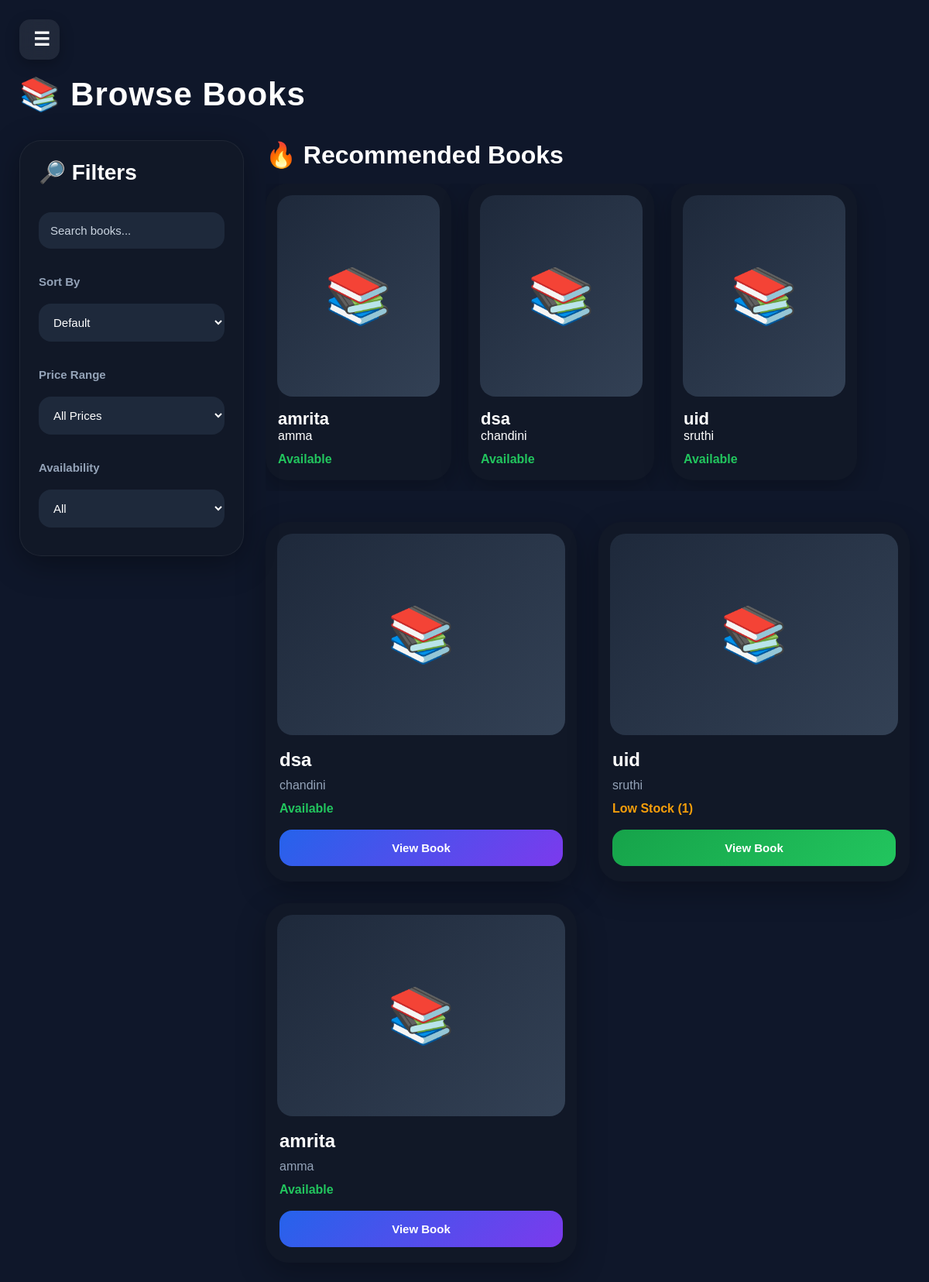
Screenshot of /books/1 (signed in) with the database file from the repository.
### tables this page shows
CREATE TABLE books(
        id INTEGER PRIMARY KEY AUTOINCREMENT,
        owner_id INTEGER,
        name TEXT,
        author TEXT,
        summary TEXT,
        quantity INTEGER DEFAULT 0,
        price INTEGER DEFAULT 0,
        max_days INTEGER DEFAULT 7,
        fine_per_day INTEGER DEFAULT 1,
        image TEXT
    );

### smart_library/app.py (the view)
@app.route("/books/<int:id>")
def books_page(id):
    if session.get("user_type") != "customer":
        return redirect("/customer_login")
    conn = get_db()
    cur = conn.cursor()
    cur.execute("SELECT * FROM books WHERE owner_id=?", (id,))
    books = cur.fetchall()
    cur.execute("""
        SELECT * FROM books
        WHERE owner_id=? AND quantity > 0
        ORDER BY quantity DESC LIMIT 3
    """, (id,))
    recommended = cur.fetchall()
    conn.close()
    return render_template("books.html", books=books, recommended=recommended)

### smart_library/app.py (called while the page is built)
def get_db():
    conn = sqlite3.connect("library.db")
    conn.row_factory = sqlite3.Row
    return conn

### smart_library/templates/books.html (shortened to what this page needs)
{% extends "base.html" %}
{% block content %}
<h2 class="page-title">📚 Browse Books</h2>
<div class="shop-layout">
    <div class="filter-box">
        <h3>🔎 Filters</h3>
        <input
            id="search"
            placeholder="Search books..."
        >
        <h4>Sort By</h4>
        <select id="sortFilter">
            <option value="">Default</option>
        </select>
        <h4>Price Range</h4>
        <select id="priceFilter">
            <option value="">All Prices</option>
        </select>
        <h4>Availability</h4>
        <select id="availabilityFilter">
            <option value="">All</option>
        </select>
    </div>
    <div class="books-area">
        {% if recommended %}
        <h3 class="recommended-title">
            🔥 Recommended Books
        </h3>
        <div class="recommended-row">
        {% for r in recommended %}
            <div class="recommended-card">
                <div class="book-placeholder">
                    📚
                </div>
                <h3>{{ r.name }}</h3>
                <p>{{ r.author }}</p>
                {% if r.quantity > 0 %}
                    <p style="color:#22c55e;font-weight:600;padding:0 16px 18px 16px;">
                        Available
                    </p>
                {% else %}
                    <p style="color:#ef4444;font-weight:600;padding:0 16px 18px 16px;">
                        Out of Stock
                    </p>
                {% endif %}
            </div>
        {% endfor %}
        </div>
        {% endif %}
        <div id="bookGrid">
        {% for b in books %}
        <div class="book-card"
             data-name="{{ b.name }}"
             data-price="{{ b.price }}"
             data-qty="{{ b.quantity }}">
            <div class="book-placeholder">
                📚
            </div>
            <h3>{{ b.name }}</h3>
            <p class="author">
                {{ b.author }}
            </p>
            {% if b.quantity == 0 %}
                <p class="stock" style="color:#ef4444;">
                    Out of Stock
                </p>
                <button
                    class="view-btn disabled-btn"
                    disabled
                >
                    Unavailable
                </button>
            {% elif b.quantity < 3 %}
                <p class="stock" style="color:#f59e0b;">
                    Low Stock ({{ b.quantity }})
                </p>
                <a href="/book/{{ b.id }}">
                    <button class="view-btn success-btn">
                        View Book
                    </button>
                </a>
            {% else %}
                <p class="stock" style="color:#22c55e;">
                    Available
                </p>
                <a href="/book/{{ b.id }}">
                    <button class="view-btn primary-btn">
                        View Book
                    </button>
                </a>
            {% endif %}
        </div>
        {% endfor %}
        </div>
    </div>
</div>
{% endblock %}

### smart_library/templates/base.html (style rules this page uses)
* { margin:0; padding:0; box-sizing:border-box; }
body { font-family:'Poppins',sans-serif; background:linear-gradient(135deg,#0f172a,#111827,#1e293b); color:white; display:flex; min-height:100vh; overflow-x:hidden; }
button { border:none; padding:12px 18px; border-radius:12px; font-weight:600; cursor:pointer; transition:0.25s ease; }
input, select, textarea { width:100%; padding:13px; margin:10px 0; border:none; outline:none; border-radius:14px; background:rgba(255,255,255,0.08); color:white; border:1px solid rgba(255,255,255,0.08); transition:0.25s ease; }
input::placeholder, textarea::placeholder { color:#cbd5e1; }

### smart_library/templates/books.html (style rules this page uses)
body { background:#0f172a; color:white; font-family:Arial, Helvetica, sans-serif; }
.page-title { margin-bottom:35px; font-size:42px; font-weight:800; letter-spacing:1px; }
.shop-layout { display:flex; gap:28px; align-items:flex-start; }
.filter-box { width:290px; background:#111827; border:1px solid rgba(255,255,255,0.06); border-radius:28px; padding:24px; position:sticky; top:20px; box-shadow: 0 10px 40px rgba(0,0,0,0.35); }
.filter-box h3 { margin-bottom:25px; font-size:28px; }
.filter-box h4 { margin-top:22px; margin-bottom:10px; color:#94a3b8; font-size:15px; }
.filter-box input, .filter-box select { width:100%; padding:15px; border-radius:16px; border:none; background:#1e293b; color:white; outline:none; font-size:15px; transition:0.25s ease; margin-bottom:12px; }
.filter-box option { background:#111827; }
.books-area { flex:1; }
.recommended-title { margin-bottom:18px; font-size:32px; font-weight:700; }
.recommended-row { display:flex; gap:22px; overflow-x:auto; padding-bottom:14px; margin-bottom:40px; }
.recommended-card { min-width:240px; background:#111827; border-radius:28px; overflow:hidden; transition:0.35s ease; box-shadow: 0 10px 35px rgba(0,0,0,0.28); }
.recommended-card h3 { margin-top:16px; font-size:22px; padding:0 16px; }
.recommended-card p { padding:0 16px 12px 16px; }
#bookGrid { display:grid; grid-template-columns: repeat(auto-fit,minmax(280px,1fr)); gap:28px; }
.book-card { background:#111827; border-radius:30px; overflow:hidden; transition:0.35s ease; box-shadow: 0 12px 38px rgba(0,0,0,0.28); }
.book-card h3 { margin-top:18px; margin-bottom:10px; font-size:24px; padding:0 18px; }
.author { color:#94a3b8; margin-bottom:12px; padding:0 18px; }
.stock { margin-bottom:18px; font-weight:700; padding:0 18px; }
.view-btn { width:calc(100% - 36px); margin:0 18px 20px 18px; padding:15px; border:none; border-radius:16px; cursor:pointer; font-weight:700; color:white; font-size:15px; transition:0.25s ease; }
.primary-btn { background: linear-gradient(135deg,#2563eb,#7c3aed); }
.success-btn { background: linear-gradient(135deg,#16a34a,#22c55e); }
.book-placeholder { height:260px; border-radius:20px; background: linear-gradient(135deg,#1e293b,#334155); display:flex; justify-content:center; align-items:center; font-size:70px; margin:15px; }

### rows the page displays
books: name "amrita", author "amma", quantity "Available"
books: name "dsa", author "chandini", quantity "Available"
books: name "uid", author "sruthi", shows "Available", quantity "1"
